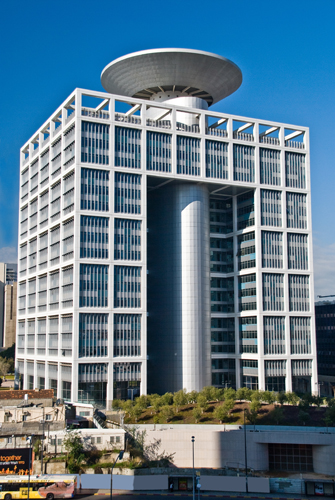
#> input picture lesson_5/kiria.jpg, 335 x 500 px
$ jupyter execute CV_Ex5.ipynb   (shell and % lines are left out)   (older library calls are emulated)
#> lines starting #> are read from the running program, lines starting #| are printed output that depends on the picture; after the words box and inside, x2 and y2 are one past the last pixel; in counts of white or black regions, pixels touching at a corner belong together
# Feature Mathching

[cell 1]
from skimage import io
import numpy as np
import matplotlib.pyplot as plt
from scipy.misc import imread
from scipy.signal import correlate2d
from scipy.ndimage import gaussian_filter

The goal of this assignment is to create a local feature matching algorithm.

First we detect interest points (features) in each image (using your Harris corners implementation).

Then we use some descriptor to describe each of the detected features.

Finally, the matching process is as follows: It takes the descriptor of one feature in first set and is matched with all other features in second set using some distance function. The closest one (minimum distance) is returned.

[cell 2]
# load some test images

source_img = io.imread('kiria.jpg',as_grey=True)
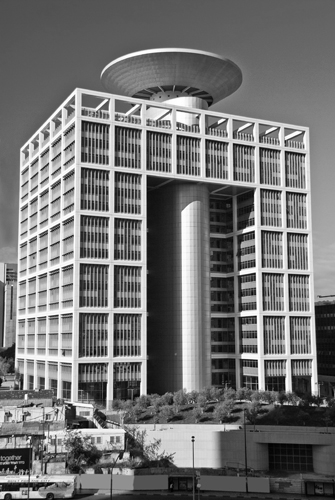
#> source_img: shape (500, 335) float64; min 0, max 1, mean 0.459
query_img = source_img[195:235,90:130]


plt.figure(figsize=(16,8))
ax1 = plt.subplot(1,2,1)
ax1.imshow(source_img, cmap='gray',interpolation='nearest')
ax2 = plt.subplot(1,2,2)
ax2.imshow(query_img, cmap='gray',interpolation='nearest')
plt.show()

### 1. Feature Detector

The feature detector uses Harris score with a threshold as a parameter. It detects features with a score above the threshold and uses maxima-supression.

Note, the detector should discard points that are too close to the boundary of the image (with N being the margin parameter).

[cell 3]
def harris_score (im, sigma):

    # sobel gradients
    Sx = np.array([[-1,0,1],
                  [-2,0,2],
                  [-1,0,1]])/8

    Sy = np.array([[-1,-2,-1],
                  [0,0,0],
                  [1,2,1]])/8

    # image gradients
    Gx = correlate2d(im,Sx,mode='same')
    Gy = correlate2d(im,Sy,mode='same')

    # compute components of the Harris matrix
    Mxx = gaussian_filter(Gx*Gx,sigma)
    Mxy = gaussian_filter(Gx*Gy,sigma)
    Myy = gaussian_filter(Gy*Gy,sigma)

    # determinant and trace
    detM = Mxx*Myy - Mxy**2
    trM = Mxx + Myy
    R = detM - 0.06*(trM**2)

    return R

R = harris_score(source_img,1)
#> in harris_score, `Gy = correlate2d(im,Sy,mode='same')`:
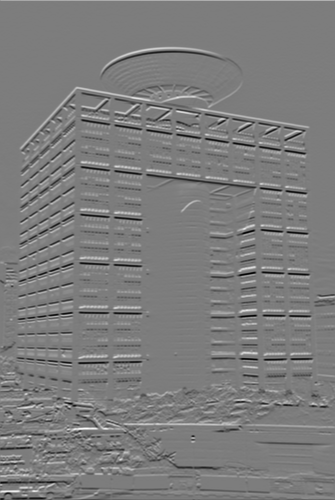
#> Gy: shape (500, 335) float64; min -0.459, max 0.477, mean -0.000216; drawn with min black and max white
#> in harris_score, `R = detM - 0.06*(trM**2)`:
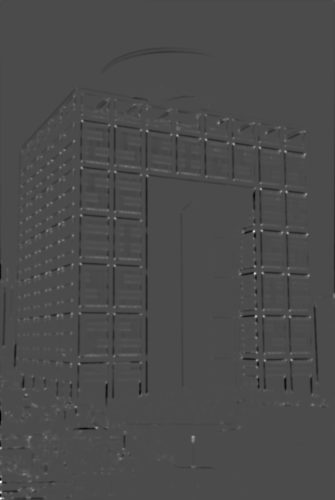
#> R: shape (500, 335) float64; min -0.000907, max 0.00215, mean -3.38e-06; drawn with min black and max white
plt.figure(figsize=(8,8))
plt.imshow(R,cmap='jet')
plt.colorbar()
plt.show()

R = harris_score(query_img,1)
plt.figure(figsize=(8,8))
plt.imshow(R,cmap='jet')
plt.colorbar()
plt.show()

[cell 4]
def feature_detector (im, sigma, threshold, N=3):
    R = harris_score(im,sigma)

    # your code here:


    F = R > threshold

    # NMS
    is_bigger = True
    for i in range(1,len(F) - 1):
        for j in range(1,len(F[0]) - 1):
            is_bigger = True
            for r in range(-1,2):
                for c in range(-1,2):
                    if(F[i,j] < F[i+r,j+c]):
                        is_bigger = False
            F[i,j] = is_bigger * F[i,j]

    F[:N+1,:] = 0
    F[-1 * (N+1):,:] = 0
    F[:,:N+1] = 0
    F[:, -1 * ( N+1): ] = 0
    # (threshold, NMS, and discard points to close to margins)
#     plt.figure(figsize=(8,8))
#     plt.imshow(F,cmap='jet')
#     plt.show()
    return F

[cell 5]
# detect features in the source-image and in the query-image. plot the results
# how many features detected in each image? (print the result)


si = feature_detector(source_img,1,0.000275)
#> in feature_detector, `F = R > threshold`:
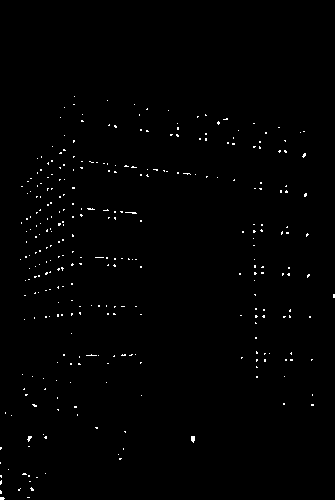
#> F: shape (500, 335) bool; 0.71% white in thin lines or dots, all inside (x1, y1, x2, y2) = (0, 96, 335, 500)
#> in feature_detector, `F[-1 * (N+1):,:] = 0`: F: shape (500, 335) bool; 0.7% white in thin lines or dots, all inside (x1, y1, x2, y2) = (0, 96, 335, 494)
#> in feature_detector, `F[:,:N+1] = 0`: F: shape (500, 335) bool; 0.68% white in thin lines or dots, all inside (x1, y1, x2, y2) = (5, 96, 335, 491)
#> in feature_detector, `F[:, -1 * ( N+1): ] = 0`: F: shape (500, 335) bool; 0.68% white in thin lines or dots, all inside (x1, y1, x2, y2) = (5, 96, 314, 491)
qi = feature_detector(query_img,1,0.000275)
#> call 2 of feature_detector, with sigma = 1, threshold = 0.000275, N = 3
#> in feature_detector (call 2), `F = R > threshold`: F: shape (40, 40) bool; 7.8% white in thin lines or dots
#> the loop in feature_detector (call 2), `for i in range(1,len(F) - 1):` made 38 passes
#> in feature_detector (call 2), `F[:N+1,:] = 0`: F: shape (40, 40) bool; 5.5% white in thin lines or dots, all inside (x1, y1, x2, y2) = (0, 13, 40, 40)
#> in feature_detector (call 2), `F[-1 * (N+1):,:] = 0`: F: shape (40, 40) bool; 3.4% white in thin lines or dots, all inside (x1, y1, x2, y2) = (0, 13, 40, 25)
#> in feature_detector (call 2), `F[:,:N+1] = 0`: F: shape (40, 40) bool; 2.4% white in thin lines or dots, all inside (x1, y1, x2, y2) = (4, 14, 40, 25)
#> in feature_detector (call 2), `F[:, -1 * ( N+1): ] = 0`:
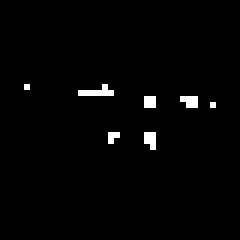
#> F: shape (40, 40) bool (shown 6 times larger); 1.6% white in thin lines or dots, all inside (x1, y1, x2, y2) = (4, 14, 36, 25)


print('source_img :',len(np.nonzero(si)[0]),' features')
#| source_img : 1131  features
plt.figure(figsize=(8,8))
plt.imshow(si, cmap = 'copper')
plt.show()
print('query_img :',len(np.nonzero(qi)[0]),' features')
#| query_img : 26  features
plt.figure(figsize=(8,8))
plt.imshow(qi, cmap = 'copper')
plt.show()

### 2. Feature Descriptor

We will implement 3 types of descriptors:

- `desc_simple`: is a simple descriptor, a collection of all pixels values, in a square (9x9) patch around the feature.

- `desc_hist`: is a gradients histogram descriptor. first, collect all the gradients in a square (9x9) patch around the feature. then, use `plt.hist` to calculate their oreintations hisogram ($[0-2\pi]$ divided into 6 bins). Use the gradients magnitudes as weights in the histogram.

- `desc_sift` (Bonus): SIFT-like descriptor. first, divide the 9x9 square patch around the feature into 9 sub-patches, each of a 3x3 size. next, in each sub-patch calculate the gradients histogram (as in desc2). finally, combine all 9 hisograms to a single 54 long descriptor (9 sub-patches x 6 bins).

Each of the functions, returns the descriptors in a $n\times d$ matrix, where $n$ is the number of the feature and $d$ the dimension of the descriptor (each row describes one feature).

[cell 6]
def desc_simple (img, R):
    (y,x) = np.nonzero(R)
    desc = np.zeros((len(x), 9))
    for i in range(len(x)):

        t = np.array(img[y[i]-1:y[i]+2,x[i]-1:x[i]+2])
        desc[i] = t.flatten()

    return desc, (y,x)

[cell 7]
# note : this one is really slow

def desc_hist (img, R):
    (y,x) = np.nonzero(R)
    desc = np.zeros((len(x), 6))

        # sobel gradients
    Sx = np.array([[-1,0,1],
                  [-2,0,2],
                  [-1,0,1]])/8

    Sy = np.array([[-1,-2,-1],
                  [0,0,0],
                  [1,2,1]])/8

    # image gradients
    Gx = correlate2d(img,Sx,mode='same')
    Gy = correlate2d(img,Sy,mode='same')
    vector_radians = np.arctan2(Gy,Gx)
    for i in range(len(x)):
        t = np.array(vector_radians[y[i] - 1:y[i] + 2, x[i] - 1:x[i] + 2])
        plt_r = plt.hist(t.flatten(), 6, (0, 2 * np.pi))[0]
        desc[i] = plt_r

    return desc, (y,x)

[cell 8]
def desc_sift (img, R):
    (y,x) = np.nonzero(R)
    desc = np.zeros((len(x), 54))
    # your code here..

    return desc, (y,x)

[cell 9]
# calculate the descriptors  of each feature found in 'image' and 'query'

# plot the resulted descriptor matrices (use plt.imshow() with jet colormap)
si = feature_detector(source_img,1,0.000275)
qi = feature_detector(query_img,1,0.000275)

si_desc = desc_simple(source_img,si)
#> in desc_simple, `(y,x) = np.nonzero(R)`: y = 1131 values from 96 to 490; x = 1131 values, max 313 at index 1007, min 5 at index 1027, mean 141.9
qi_desc = desc_simple(query_img,qi)
#> the loop in desc_simple (call 2), `for i in range(len(x)): ` made 26 passes
plt.figure(figsize=(8,8))
plt.imshow(si_desc[0],cmap = 'jet')
plt.show()
plt.figure(figsize=(8,8))
plt.imshow(qi_desc[0],cmap = 'jet')
plt.show()
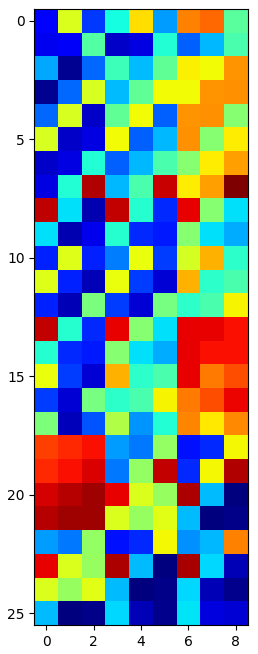
#> figure drawn by matplotlib, 1 panel

si_desc_hist = desc_hist(source_img,si)
#> in desc_hist, `(y,x) = np.nonzero(R)`: y = 1131 values from 96 to 490
#> in desc_hist, `desc = np.zeros((len(x), 6))`: desc = 1131 rows, first 6: [0, 0, 0, 0, 0, 0], [0, 0, 0, 0, 0, 0], [0, 0, 0, 0, 0, 0], [0, 0, 0, 0, 0, 0], [0, 0, 0, 0, 0, 0], [0, 0, 0, 0, 0, 0]
#> in desc_hist, `vector_radians = np.arctan2(Gy,Gx)`:
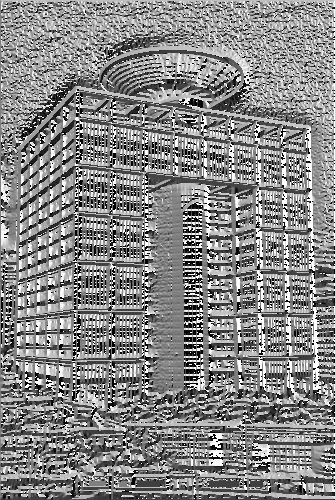
#> vector_radians: shape (500, 335) float64; min -3.14, max 3.14, mean 0.174; drawn with min black and max white
#> the loop in desc_hist, `for i in range(len(x)):` made 1131 passes
#> plt_r on passes 1 to 3: [1, 0, 0, 0, 0, 0], [0, 1, 2, 0, 0, 0], [3, 5, 1, 0, 0, 0]
#> after the loop in desc_hist, `for i in range(len(x)):`: desc = 1131 rows, first 6: [1, 0, 0, 0, 0, 0], [0, 1, 2, 0, 0, 0], [3, 5, 1, 0, 0, 0], [6, 3, 0, 0, 0, 0], [4, 0, 0, 0, 0, 0], [0, 0, 6, 0, 0, 0]
qi_desc_hist = desc_hist(source_img,qi)
#> in desc_hist (call 2), `desc = np.zeros((len(x), 6))`: desc = 26 rows, first 6: [0, 0, 0, 0, 0, 0], [0, 0, 0, 0, 0, 0], [0, 0, 0, 0, 0, 0], [0, 0, 0, 0, 0, 0], [0, 0, 0, 0, 0, 0], [0, 0, 0, 0, 0, 0]
#> the loop in desc_hist (call 2), `for i in range(len(x)):` made 26 passes
#> plt_r on passes 1, 2, 3, 4, 5, 6, 7, 8, 9, 10, 13, 14: [4, 3, 2, 0, 0, 0], [2, 7, 0, 0, 0, 0], [6, 3, 0, 0, 0, 0], [5, 3, 0, 0, 0, 0], [5, 3, 0, 0, 0, 0], [2, 6, 0, 0, 0, 0], [1, 7, 1, 0, 0, 0], [2, 4, 1, 0, 0, 0], [1, 3, 4, 0, 0, 0], [2, 3, 2, 0, 0, 0], [1, 5, 0, 0, 0, 0], [0, 2, 4, 0, 0, 0]
#> (t, plt_r) on passes 11, 12, 22, 24, 25: ([[2.82, 0, 1.37], [-2.82, -2.36, -0.6], [0, 1.86, 1.52]], [2, 3, 1, 0, 0, 0]), ([[0, 1.37, 1.97], [-2.36, -0.6, 1.36], [1.86, 1.52, -1.88]], [1, 5, 0, 0, 0, 0]), ([[-0.576, 3.14, 0], [-1.2, -1.73, -0.92], [1.3, 1.3, 1.75]], [1, 3, 0, 1, 0, 0]), ([[-1.3, -1.2, -1.73], [2.01, 1.3, 1.3], [1.95, 1.63, 1.47]], [0, 6, 0, 0, 0, 0]), ([[-1.2, -1.73, -0.92], [1.3, 1.3, 1.75], [1.63, 1.47, 1.55]], [0, 6, 0, 0, 0, 0])
#> after the loop in desc_hist (call 2), `for i in range(len(x)):`: desc = 26 rows, first 6: [4, 3, 2, 0, 0, 0], [2, 7, 0, 0, 0, 0], [6, 3, 0, 0, 0, 0], [5, 3, 0, 0, 0, 0], [5, 3, 0, 0, 0, 0], [2, 6, 0, 0, 0, 0]
plt.figure(figsize=(8,8))
plt.imshow(si_desc_hist[0],cmap = 'jet')
plt.show()
#> figure, not shown here; tallest bar 1 high, from x = -1.11e-16 to 1.05; tallest bar 2 high, from x = 2.09 to 3.14; tallest bar 5 high, from x = 1.05 to 2.09
plt.figure(figsize=(8,8))
plt.imshow(qi_desc_hist[0],cmap = 'jet')
plt.show()
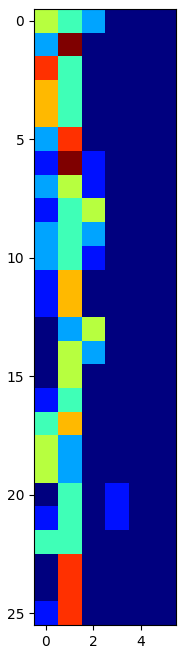
#> figure drawn by matplotlib, 1 panel

### 3. Matching the features

First, calculate the (Euclidian) distance between each feature in the source-image and each feature in query-image:

$$f(D_1,D_2)=\frac{1}{N}\sum_{i=1}^N{\left({D_1(i)-D_2(i)}\right) }^2$$

Next, for each feature $i$ in img1 ($i=1,...,n_1$)
- find its most similar feature in img2
- return the ID of the most similar feature $\text{ID}(i)\in\{1,...,n_2\}$ and their distance.

hint: np.max and np.argmax might come handy..

Plot the two images side-by-side. Add the feature points to each image (blue points). Mark the matching features (red points) - if their distance was smaller than a certain threshold.

Play with the parameters until you get a good result.


[cell 10]
def calc_distances (desc1, desc2):

    n1 = desc1.shape[0]
    n2 = desc2.shape[0]
    paired_dist = np.zeros((n1, n2))

    def euclidian_distance(v1, v2):
        return sum([(i1 - i2) ** 2 for i1, i2 in zip(v1, v2)]) / len(v1)

    for i in range(n1):
        for j in range(n2):
            t = zip(desc1[i], desc2[j])
            paired_dist[i, j] = sum([(i1 - i2) ** 2 for i1, i2 in t]) / len(desc1[i])

    ID = np.arange(n1)
    dst = np.array(paired_dist)
    return ID, dst  # ID and dst are vectors of size n1

[cell 11]
#si_desc_hist
#qi_desc_hist
ID, dst = calc_distances(si_desc_hist[0], qi_desc_hist[0])
#> ID = 1131 values from 0 to 1130
match_array = np.zeros(shape=(dst.shape[0],2),dtype=tuple)

si_f = np.nonzero(si)
#> si_f = 1131 positions, rows 96 to 490, columns 5 to 313
qi_f = np.nonzero(qi)
#> qi_f = 26 positions, rows 14 to 24, columns 4 to 35
print(len(qi_f))
#| 2


for i in range(dst.shape[0]):
    match_array[i,0] = (si_f[1][i],si_f[0][i])
    match_array[i,1] = (qi_f[1][np.argmin(dst[i])],qi_f[0][np.argmin(dst[i])])


x = []
y = []
xm = []
ym = []


for i in range(len(si_f[0])):
    x.append(si_f[1][i])
    y.append(si_f[0][i])
#> after the loop, y = 1131 values from 96 to 490
plt.figure(figsize=(8,8))
plt.imshow(source_img,cmap='copper')
plt.plot(x,y,'ro',color = 'b')
plt.plot(x,y,'ro',color = 'b')
plt.show()
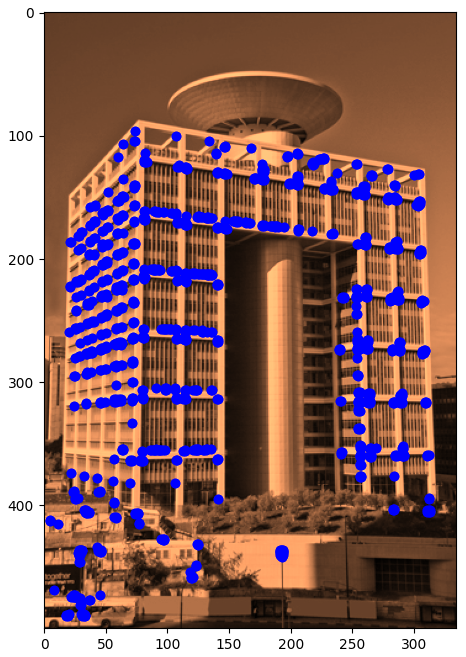
#> figure drawn by matplotlib, 1 panel

x = []
y = []
for i in range(len(qi_f[0])):
    x.append(qi_f[1][i])
    y.append(qi_f[0][i])
#> this loop made 26 passes
#> after the loop, x = 26 values, max 35 at index 17, min 4 at index 0, mean 22.35; y = 26 values from 14 to 24

plt.figure(figsize=(8,8))
plt.imshow(query_img,cmap='copper')
plt.plot(x,y,'ro',color = 'b')
plt.show()
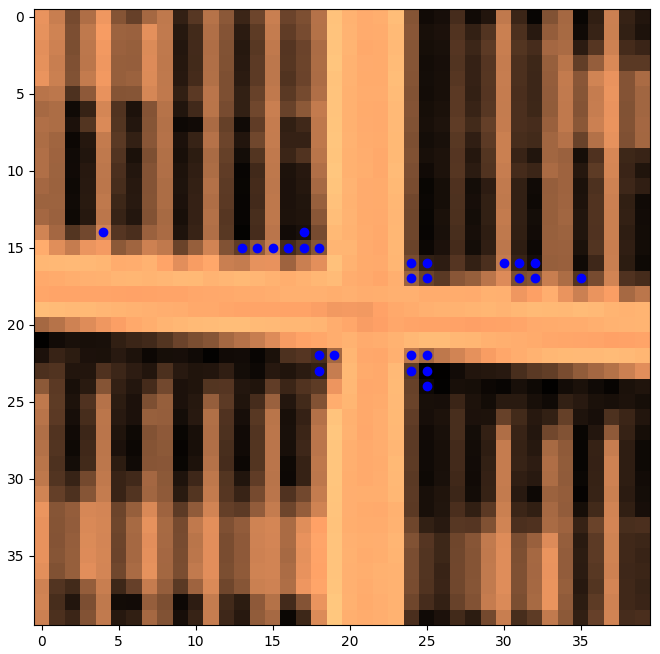
#> figure drawn by matplotlib, 1 panel
